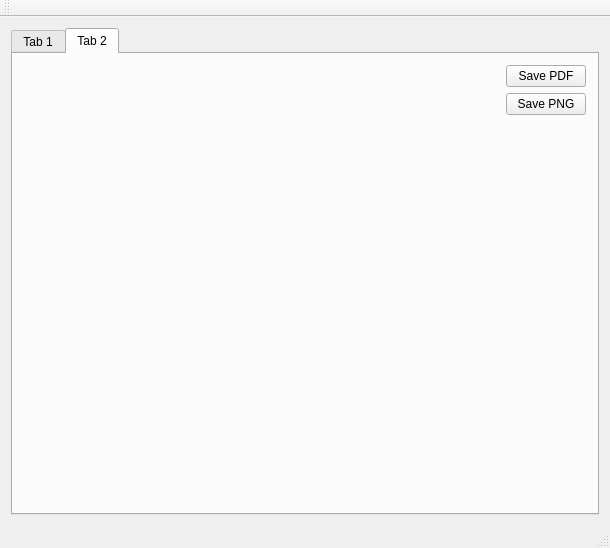
<?xml version="1.0" encoding="UTF-8"?>
<ui version="4.0">
 <class>MainWindow</class>
 <widget class="QMainWindow" name="MainWindow">
  <property name="geometry">
   <rect>
    <x>0</x>
    <y>0</y>
    <width>610</width>
    <height>548</height>
   </rect>
  </property>
  <property name="windowTitle">
   <string>MainWindow</string>
  </property>
  <widget class="QWidget" name="centralWidget">
   <layout class="QGridLayout" name="gridLayout">
    <item row="0" column="0">
     <widget class="QTabWidget" name="tabWidget">
      <property name="currentIndex">
       <number>1</number>
      </property>
      <widget class="QWidget" name="tab">
       <attribute name="title">
        <string>Tab 1</string>
       </attribute>
      </widget>
      <widget class="QWidget" name="tab_2">
       <attribute name="title">
        <string>Tab 2</string>
       </attribute>
       <layout class="QGridLayout" name="gridLayout_2">
        <item row="0" column="1">
         <widget class="QPushButton" name="pbSavePDF">
          <property name="text">
           <string>Save PDF</string>
          </property>
         </widget>
        </item>
        <item row="0" column="0" rowspan="3">
         <widget class="QCustomPlot" name="customPlot" native="true">
          <property name="sizePolicy">
           <sizepolicy hsizetype="Expanding" vsizetype="Expanding">
            <horstretch>0</horstretch>
            <verstretch>0</verstretch>
           </sizepolicy>
          </property>
         </widget>
        </item>
        <item row="1" column="1">
         <widget class="QPushButton" name="pbSavePNG">
          <property name="text">
           <string>Save PNG</string>
          </property>
         </widget>
        </item>
       </layout>
      </widget>
     </widget>
    </item>
   </layout>
  </widget>
  <widget class="QMenuBar" name="menuBar">
   <property name="geometry">
    <rect>
     <x>0</x>
     <y>0</y>
     <width>610</width>
     <height>21</height>
    </rect>
   </property>
  </widget>
  <widget class="QToolBar" name="mainToolBar">
   <attribute name="toolBarArea">
    <enum>TopToolBarArea</enum>
   </attribute>
   <attribute name="toolBarBreak">
    <bool>false</bool>
   </attribute>
  </widget>
  <widget class="QStatusBar" name="statusBar"/>
 </widget>
 <layoutdefault spacing="6" margin="11"/>
 <customwidgets>
  <customwidget>
   <class>QCustomPlot</class>
   <extends>QWidget</extends>
   <header>qcustomplot.h</header>
   <container>1</container>
  </customwidget>
 </customwidgets>
 <resources/>
 <connections/>
</ui>
